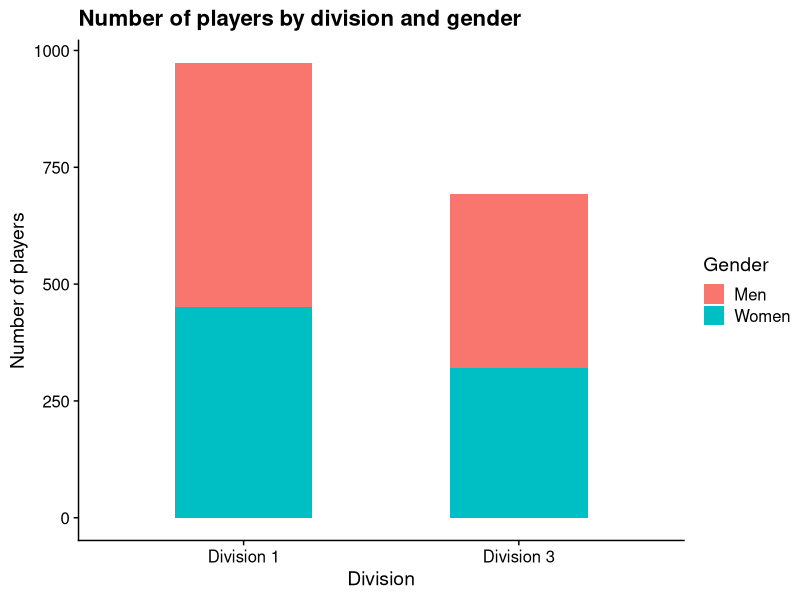
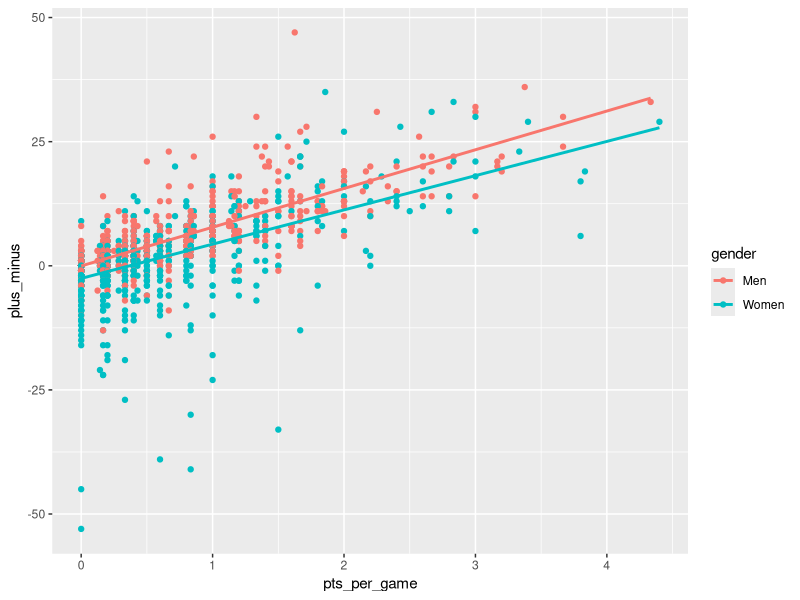

Here is the R script that generated these plots, in order:
## ---- chunk 1
#load libraries
library(tidyverse)
library(here)
library(ggplot2)
library(cowplot)
#read in data
df <- read.csv(here('data', 'ultimate_college_championship.csv')) %>%
  mutate(across(c(level, gender, division, team_name), as.factor))

## ---- chunk 2
#bar plot players count
df %>% ggplot(aes(x = level, fill = gender)) + 
  geom_bar(width = 0.5) +
  labs(x = "Division", y = "Number of players", fill = "Gender",
       title = "Number of players by division and gender") +
  theme_cowplot()
## ---- chunk 3
str(df)
df %>% ggplot(aes(x = pts_per_game, y = plus_minus, color = gender)) + 
   geom_point() + geom_smooth(method = 'lm', se = F)
?geom_smooth


